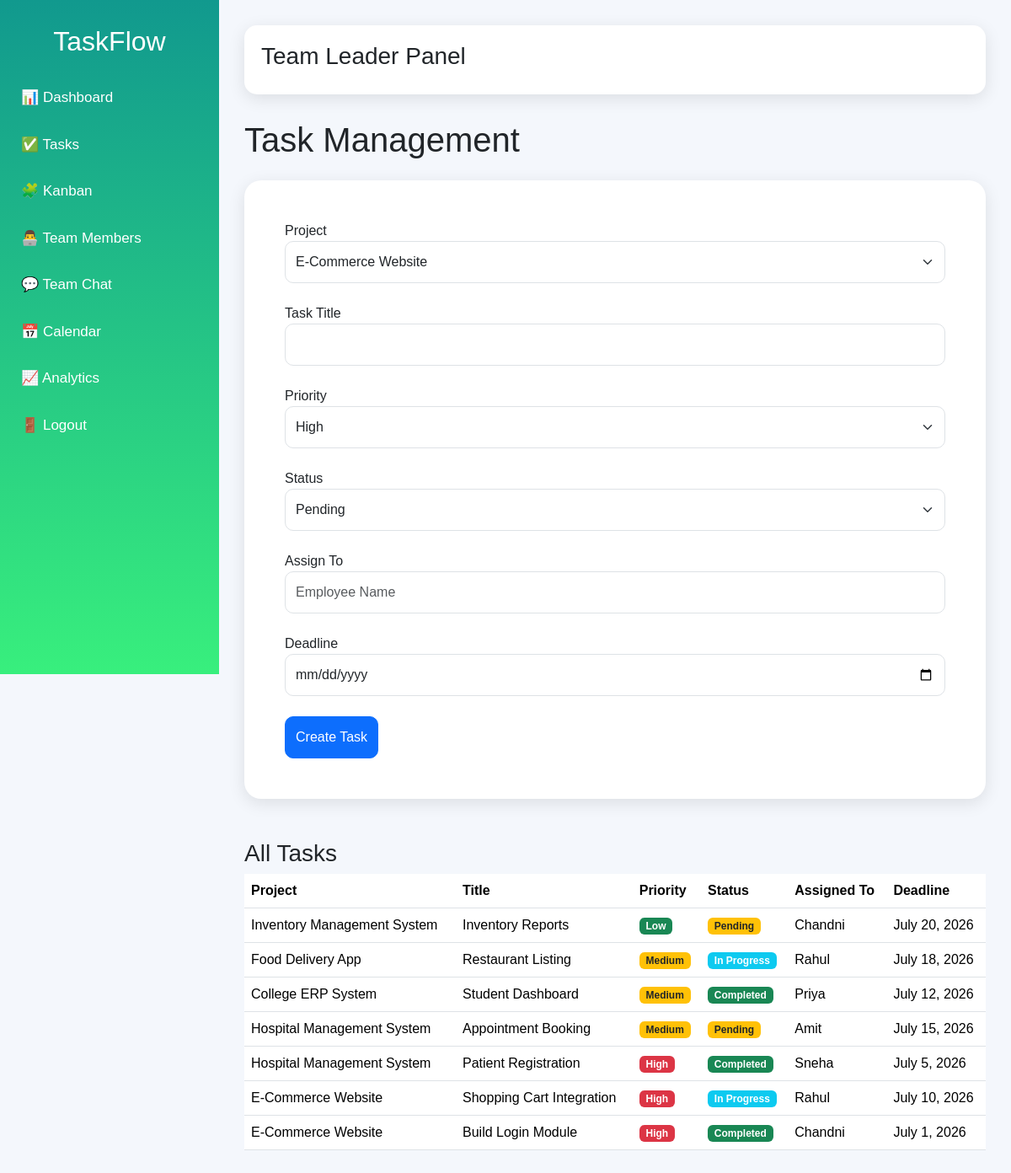
/task-management/, run on the app's committed database.
### productivity/models.py (models this page shows, shortened)
class Task(models.Model):
    project = models.ForeignKey(
        Project,
        on_delete=models.CASCADE
    )
    title = models.CharField(max_length=200)
    status = models.CharField(max_length=50)
    priority = models.CharField(max_length=50)
    assigned_to = models.CharField(max_length=100)
    deadline = models.DateField()

class Project(models.Model):
    title = models.CharField(max_length=200)
    description = models.TextField()
    deadline = models.DateField()
    priority = models.CharField(max_length=20)
    created_at = models.DateTimeField(auto_now_add=True)

### productivity/views.py (the view, shortened to what this page needs)
def task_management(request):
    tasks = Task.objects.all().order_by('-id')
    projects = Project.objects.all()
    return render(
        request,
        'leader/task_management.html',
        {
            'tasks': tasks,
            'projects': projects
        }
    )

### productivity/templates/leader/task_management.html (shortened to what this page needs)
{% extends 'base/leader_base.html' %}
{% block content %}
<h1 class="mb-4">
Task Management
</h1>
<div class="card p-5">
<form method="POST">
<div class="mb-4">
<label>
Project
</label>
<select
name="project"
class="form-select"
required>
{% for project in projects %}
<option value="{{ project.id }}">
{{ project.title }}
</option>
{% endfor %}
</select>
</div>
<div class="mb-4">
<label>
Task Title
</label>
<input
type="text"
name="title"
class="form-control"
required>
</div>
<div class="mb-4">
<label>
Priority
</label>
<select
name="priority"
class="form-select">
<option>
High
</option>
</select>
</div>
<div class="mb-4">
<label>
Status
</label>
<select
name="status"
class="form-select">
<option>
Pending
</option>
</select>
</div>
<div class="mb-4">
<label>
Assign To
</label>
<input
type="text"
name="assigned_to"
class="form-control"
placeholder="Employee Name"
required>
</div>
<div class="mb-4">
<label>
Deadline
</label>
<input
type="date"
name="deadline"
class="form-control"
required>
</div>
<button
type="submit"
class="btn btn-primary">
Create Task
</button>
</form>
</div>
<div class="mt-5">
<h3>
All Tasks
</h3>
<table class="table table-hover">
<thead>
<tr>
<th>
Project
</th>
<th>
Title
</th>
<th>
Priority
</th>
<th>
Status
</th>
<th>
Assigned To
</th>
<th>
Deadline
</th>
</tr>
</thead>
<tbody>
{% for task in tasks %}
<tr>
<td>
{{ task.project.title }}
</td>
<td>
{{ task.title }}
</td>
<td>
{% if task.priority == 'High' %}
<span class="badge bg-danger">
High
</span>
{% elif task.priority == 'Medium' %}
<span class="badge bg-warning text-dark">
Medium
</span>
{% else %}
<span class="badge bg-success">
Low
</span>
{% endif %}
</td>
<td>
{% if task.status == 'Pending' %}
<span class="badge bg-warning text-dark">
Pending
</span>
{% elif task.status == 'In Progress' %}
<span class="badge bg-info">
In Progress
</span>
{% else %}
<span class="badge bg-success">
Completed
</span>
{% endif %}
</td>
<td>
{{ task.assigned_to }}
</td>
<td>
{{ task.deadline }}
</td>
</tr>
{% empty %}
<tr>
<td colspan="6" class="text-center">
No Tasks Found
</td>
</tr>
{% endfor %}
</tbody>
</table>
</div>
{% endblock %}

### productivity/static/css/style.css (style rules this page uses)
body { margin: 0; font-family: Arial, sans-serif; background: #f4f7fc; }
.form-control, .form-select { height: 50px; border-radius: 10px; }
.btn { height: 50px; border-radius: 10px; }

### productivity/static/css/leader.css (style rules this page uses)
body { margin: 0; padding: 0; font-family: Arial, sans-serif; background: #f4f7fc; }
.card { border: none; border-radius: 20px; box-shadow: 0 5px 20px rgba(0,0,0,0.1); }

### data on the page
Task: project "Inventory Management System", title "Inventory Reports", priority "Low", status "Pending", assigned_to "Chandni", deadline "July 20, 2026"
Task: project "Food Delivery App", title "Restaurant Listing", priority "Medium", status "In Progress", assigned_to "Rahul", deadline "July 18, 2026"
Task: project "College ERP System", title "Student Dashboard", priority "Medium", status "Completed", assigned_to "Priya", deadline "July 12, 2026"
Task: project "Hospital Management System", title "Appointment Booking", priority "Medium", status "Pending", assigned_to "Amit", deadline "July 15, 2026"
Task: project "Hospital Management System", title "Patient Registration", priority "High", status "Completed", assigned_to "Sneha", deadline "July 5, 2026"
Task: project "E-Commerce Website", title "Shopping Cart Integration", priority "High", status "In Progress", assigned_to "Rahul", deadline "July 10, 2026"
Task: project "E-Commerce Website", title "Build Login Module", priority "High", status "Completed", assigned_to "Chandni", deadline "July 1, 2026"

### other printed values
form field project "E-Commerce Website"
